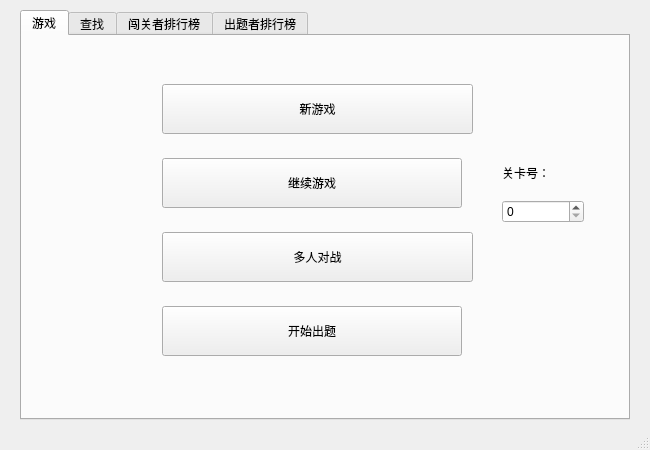
<?xml version="1.0" encoding="UTF-8"?>
<ui version="4.0">
 <class>User_MainWindow</class>
 <widget class="QMainWindow" name="User_MainWindow">
  <property name="geometry">
   <rect>
    <x>0</x>
    <y>0</y>
    <width>650</width>
    <height>450</height>
   </rect>
  </property>
  <property name="minimumSize">
   <size>
    <width>650</width>
    <height>450</height>
   </size>
  </property>
  <property name="maximumSize">
   <size>
    <width>650</width>
    <height>450</height>
   </size>
  </property>
  <property name="windowTitle">
   <string>单词消除小游戏</string>
  </property>
  <widget class="QWidget" name="centralwidget">
   <widget class="QTabWidget" name="main_tabWidget">
    <property name="geometry">
     <rect>
      <x>20</x>
      <y>10</y>
      <width>610</width>
      <height>410</height>
     </rect>
    </property>
    <property name="sizePolicy">
     <sizepolicy hsizetype="Expanding" vsizetype="Expanding">
      <horstretch>0</horstretch>
      <verstretch>0</verstretch>
     </sizepolicy>
    </property>
    <property name="minimumSize">
     <size>
      <width>610</width>
      <height>410</height>
     </size>
    </property>
    <property name="maximumSize">
     <size>
      <width>610</width>
      <height>410</height>
     </size>
    </property>
    <property name="currentIndex">
     <number>0</number>
    </property>
    <property name="iconSize">
     <size>
      <width>100</width>
      <height>100</height>
     </size>
    </property>
    <widget class="QWidget" name="game_tab">
     <attribute name="title">
      <string>游戏</string>
     </attribute>
     <widget class="QWidget" name="widget_3" native="true">
      <property name="geometry">
       <rect>
        <x>140</x>
        <y>30</y>
        <width>311</width>
        <height>311</height>
       </rect>
      </property>
      <layout class="QVBoxLayout" name="verticalLayout">
       <item>
        <widget class="QPushButton" name="new_game_pushButton">
         <property name="minimumSize">
          <size>
           <width>300</width>
           <height>50</height>
          </size>
         </property>
         <property name="text">
          <string>新游戏</string>
         </property>
        </widget>
       </item>
       <item>
        <widget class="QPushButton" name="continue_game_pushButton">
         <property name="sizePolicy">
          <sizepolicy hsizetype="Minimum" vsizetype="Fixed">
           <horstretch>0</horstretch>
           <verstretch>0</verstretch>
          </sizepolicy>
         </property>
         <property name="minimumSize">
          <size>
           <width>300</width>
           <height>50</height>
          </size>
         </property>
         <property name="maximumSize">
          <size>
           <width>300</width>
           <height>50</height>
          </size>
         </property>
         <property name="text">
          <string>继续游戏</string>
         </property>
        </widget>
       </item>
       <item>
        <widget class="QPushButton" name="multi_player_pushButton">
         <property name="minimumSize">
          <size>
           <width>300</width>
           <height>50</height>
          </size>
         </property>
         <property name="text">
          <string>多人对战</string>
         </property>
        </widget>
       </item>
       <item>
        <widget class="QPushButton" name="add_words_pushButton">
         <property name="minimumSize">
          <size>
           <width>300</width>
           <height>50</height>
          </size>
         </property>
         <property name="maximumSize">
          <size>
           <width>300</width>
           <height>50</height>
          </size>
         </property>
         <property name="text">
          <string>开始出题</string>
         </property>
        </widget>
       </item>
      </layout>
     </widget>
     <widget class="QWidget" name="widget_5" native="true">
      <property name="geometry">
       <rect>
        <x>480</x>
        <y>110</y>
        <width>82</width>
        <height>77</height>
       </rect>
      </property>
      <layout class="QVBoxLayout" name="verticalLayout_2">
       <property name="spacing">
        <number>0</number>
       </property>
       <item>
        <widget class="QLabel" name="label_6">
         <property name="text">
          <string>关卡号：</string>
         </property>
        </widget>
       </item>
       <item>
        <widget class="QSpinBox" name="level_spinBox">
         <property name="maximum">
          <number>15</number>
         </property>
        </widget>
       </item>
      </layout>
     </widget>
    </widget>
    <widget class="QWidget" name="search_tab">
     <attribute name="title">
      <string>查找</string>
     </attribute>
     <widget class="QFrame" name="frame">
      <property name="geometry">
       <rect>
        <x>-10</x>
        <y>0</y>
        <width>251</width>
        <height>371</height>
       </rect>
      </property>
      <property name="frameShape">
       <enum>QFrame::StyledPanel</enum>
      </property>
      <property name="frameShadow">
       <enum>QFrame::Raised</enum>
      </property>
      <layout class="QGridLayout" name="gridLayout_2">
       <item row="3" column="0">
        <spacer name="verticalSpacer">
         <property name="orientation">
          <enum>Qt::Vertical</enum>
         </property>
         <property name="sizeHint" stdset="0">
          <size>
           <width>20</width>
           <height>40</height>
          </size>
         </property>
        </spacer>
       </item>
       <item row="2" column="0">
        <widget class="QWidget" name="widget_4" native="true">
         <layout class="QHBoxLayout" name="horizontalLayout_2">
          <property name="leftMargin">
           <number>0</number>
          </property>
          <property name="topMargin">
           <number>0</number>
          </property>
          <property name="rightMargin">
           <number>0</number>
          </property>
          <property name="bottomMargin">
           <number>0</number>
          </property>
          <item>
           <spacer name="horizontalSpacer_2">
            <property name="orientation">
             <enum>Qt::Horizontal</enum>
            </property>
            <property name="sizeHint" stdset="0">
             <size>
              <width>40</width>
              <height>20</height>
             </size>
            </property>
           </spacer>
          </item>
          <item>
           <widget class="QPushButton" name="search_pushButton">
            <property name="text">
             <string>查找</string>
            </property>
           </widget>
          </item>
          <item>
           <spacer name="horizontalSpacer_3">
            <property name="orientation">
             <enum>Qt::Horizontal</enum>
            </property>
            <property name="sizeHint" stdset="0">
             <size>
              <width>40</width>
              <height>20</height>
             </size>
            </property>
           </spacer>
          </item>
         </layout>
        </widget>
       </item>
       <item row="1" column="0">
        <widget class="QWidget" name="widget" native="true">
         <layout class="QGridLayout" name="gridLayout">
          <item row="4" column="1">
           <widget class="QLineEdit" name="level_lineEdit"/>
          </item>
          <item row="7" column="0">
           <widget class="QLabel" name="label_2">
            <property name="text">
             <string>角色：</string>
            </property>
           </widget>
          </item>
          <item row="5" column="1">
           <widget class="QLineEdit" name="passedlevels_lineEdit"/>
          </item>
          <item row="1" column="1">
           <widget class="QLineEdit" name="usr_lineEdit"/>
          </item>
          <item row="1" column="0">
           <widget class="QLabel" name="label">
            <property name="text">
             <string>用户名：</string>
            </property>
           </widget>
          </item>
          <item row="7" column="1">
           <widget class="QWidget" name="widget_2" native="true">
            <layout class="QHBoxLayout" name="horizontalLayout">
             <item>
              <widget class="QComboBox" name="role_comboBox">
               <item>
                <property name="text">
                 <string>闯关者</string>
                </property>
               </item>
               <item>
                <property name="text">
                 <string>出题者</string>
                </property>
               </item>
              </widget>
             </item>
            </layout>
           </widget>
          </item>
          <item row="5" column="0">
           <widget class="QLabel" name="label_3">
            <property name="text">
             <string>已闯关卡数：</string>
            </property>
           </widget>
          </item>
          <item row="6" column="0">
           <widget class="QLabel" name="label_5">
            <property name="text">
             <string>出题数目：</string>
            </property>
           </widget>
          </item>
          <item row="6" column="1">
           <widget class="QLineEdit" name="questioncnt_lineEdit"/>
          </item>
          <item row="4" column="0">
           <widget class="QLabel" name="label_4">
            <property name="text">
             <string>等级：</string>
            </property>
           </widget>
          </item>
         </layout>
        </widget>
       </item>
       <item row="0" column="0">
        <spacer name="verticalSpacer_2">
         <property name="orientation">
          <enum>Qt::Vertical</enum>
         </property>
         <property name="sizeHint" stdset="0">
          <size>
           <width>20</width>
           <height>40</height>
          </size>
         </property>
        </spacer>
       </item>
      </layout>
     </widget>
     <widget class="QTableView" name="search_tableView">
      <property name="geometry">
       <rect>
        <x>230</x>
        <y>10</y>
        <width>371</width>
        <height>361</height>
       </rect>
      </property>
     </widget>
    </widget>
    <widget class="QWidget" name="challenger_ranking_tab">
     <attribute name="title">
      <string>闯关者排行榜</string>
     </attribute>
     <widget class="QTabWidget" name="challenger_tabWidget">
      <property name="geometry">
       <rect>
        <x>0</x>
        <y>0</y>
        <width>600</width>
        <height>370</height>
       </rect>
      </property>
      <property name="minimumSize">
       <size>
        <width>600</width>
        <height>370</height>
       </size>
      </property>
      <property name="maximumSize">
       <size>
        <width>600</width>
        <height>370</height>
       </size>
      </property>
      <property name="currentIndex">
       <number>1</number>
      </property>
      <widget class="QWidget" name="passed_levels_tab">
       <attribute name="title">
        <string>已闯关卡数</string>
       </attribute>
       <widget class="QTableView" name="challenger_tableView_1">
        <property name="geometry">
         <rect>
          <x>0</x>
          <y>0</y>
          <width>600</width>
          <height>330</height>
         </rect>
        </property>
        <property name="sizePolicy">
         <sizepolicy hsizetype="Expanding" vsizetype="Expanding">
          <horstretch>0</horstretch>
          <verstretch>0</verstretch>
         </sizepolicy>
        </property>
        <property name="minimumSize">
         <size>
          <width>600</width>
          <height>330</height>
         </size>
        </property>
        <property name="maximumSize">
         <size>
          <width>600</width>
          <height>330</height>
         </size>
        </property>
       </widget>
      </widget>
      <widget class="QWidget" name="challenger_level_tab">
       <attribute name="title">
        <string>等级</string>
       </attribute>
       <widget class="QTableView" name="challenger_tableView_2">
        <property name="geometry">
         <rect>
          <x>0</x>
          <y>0</y>
          <width>600</width>
          <height>330</height>
         </rect>
        </property>
        <property name="sizePolicy">
         <sizepolicy hsizetype="Fixed" vsizetype="Fixed">
          <horstretch>0</horstretch>
          <verstretch>0</verstretch>
         </sizepolicy>
        </property>
        <property name="minimumSize">
         <size>
          <width>600</width>
          <height>330</height>
         </size>
        </property>
        <property name="maximumSize">
         <size>
          <width>600</width>
          <height>330</height>
         </size>
        </property>
       </widget>
      </widget>
     </widget>
     <widget class="QPushButton" name="crank_ref_pushButton">
      <property name="geometry">
       <rect>
        <x>510</x>
        <y>0</y>
        <width>80</width>
        <height>24</height>
       </rect>
      </property>
      <property name="text">
       <string>刷新</string>
      </property>
     </widget>
    </widget>
    <widget class="QWidget" name="questioner_ranking_tab">
     <attribute name="title">
      <string>出题者排行榜</string>
     </attribute>
     <widget class="QTabWidget" name="questioner_tabWidget">
      <property name="geometry">
       <rect>
        <x>0</x>
        <y>0</y>
        <width>600</width>
        <height>370</height>
       </rect>
      </property>
      <property name="minimumSize">
       <size>
        <width>600</width>
        <height>370</height>
       </size>
      </property>
      <property name="maximumSize">
       <size>
        <width>600</width>
        <height>370</height>
       </size>
      </property>
      <property name="currentIndex">
       <number>1</number>
      </property>
      <widget class="QWidget" name="question_cnt_tab">
       <attribute name="title">
        <string>出题数目</string>
       </attribute>
       <widget class="QTableView" name="questioner_tableView_1">
        <property name="geometry">
         <rect>
          <x>0</x>
          <y>0</y>
          <width>600</width>
          <height>330</height>
         </rect>
        </property>
        <property name="minimumSize">
         <size>
          <width>600</width>
          <height>330</height>
         </size>
        </property>
        <property name="maximumSize">
         <size>
          <width>600</width>
          <height>330</height>
         </size>
        </property>
       </widget>
      </widget>
      <widget class="QWidget" name="questioner_level_tab">
       <attribute name="title">
        <string>等级</string>
       </attribute>
       <widget class="QTableView" name="questioner_tableView_2">
        <property name="geometry">
         <rect>
          <x>0</x>
          <y>0</y>
          <width>600</width>
          <height>330</height>
         </rect>
        </property>
        <property name="minimumSize">
         <size>
          <width>600</width>
          <height>330</height>
         </size>
        </property>
        <property name="maximumSize">
         <size>
          <width>600</width>
          <height>330</height>
         </size>
        </property>
       </widget>
      </widget>
     </widget>
     <widget class="QPushButton" name="qrank_ref_pushButton">
      <property name="geometry">
       <rect>
        <x>510</x>
        <y>0</y>
        <width>80</width>
        <height>24</height>
       </rect>
      </property>
      <property name="text">
       <string>刷新</string>
      </property>
     </widget>
    </widget>
   </widget>
  </widget>
  <widget class="QMenuBar" name="menubar">
   <property name="geometry">
    <rect>
     <x>0</x>
     <y>0</y>
     <width>650</width>
     <height>25</height>
    </rect>
   </property>
  </widget>
  <widget class="QStatusBar" name="statusbar"/>
 </widget>
 <resources/>
 <connections/>
</ui>
